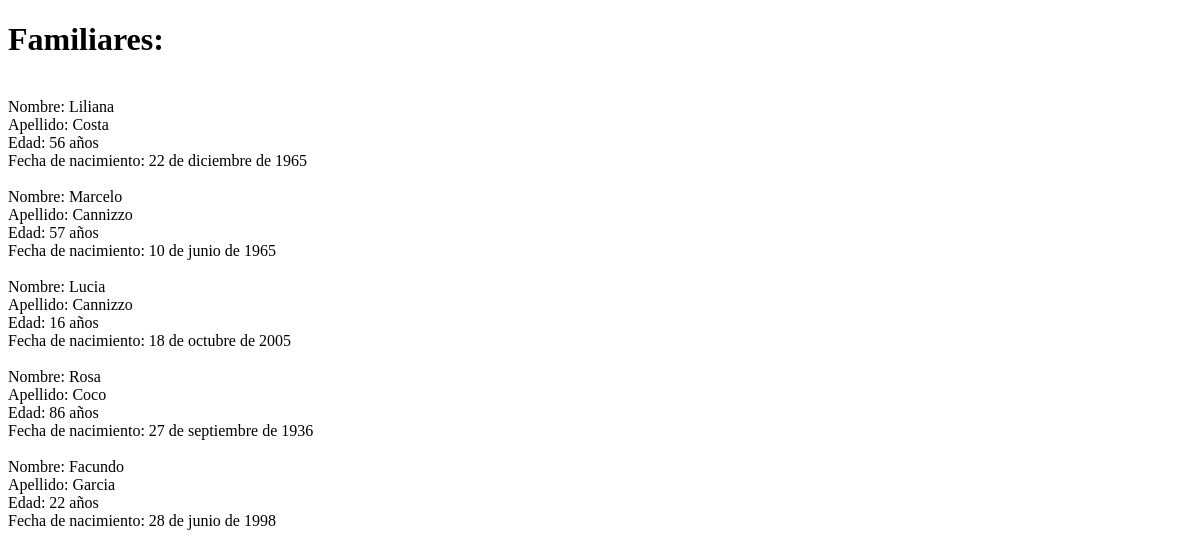
Before: / with the older database file.
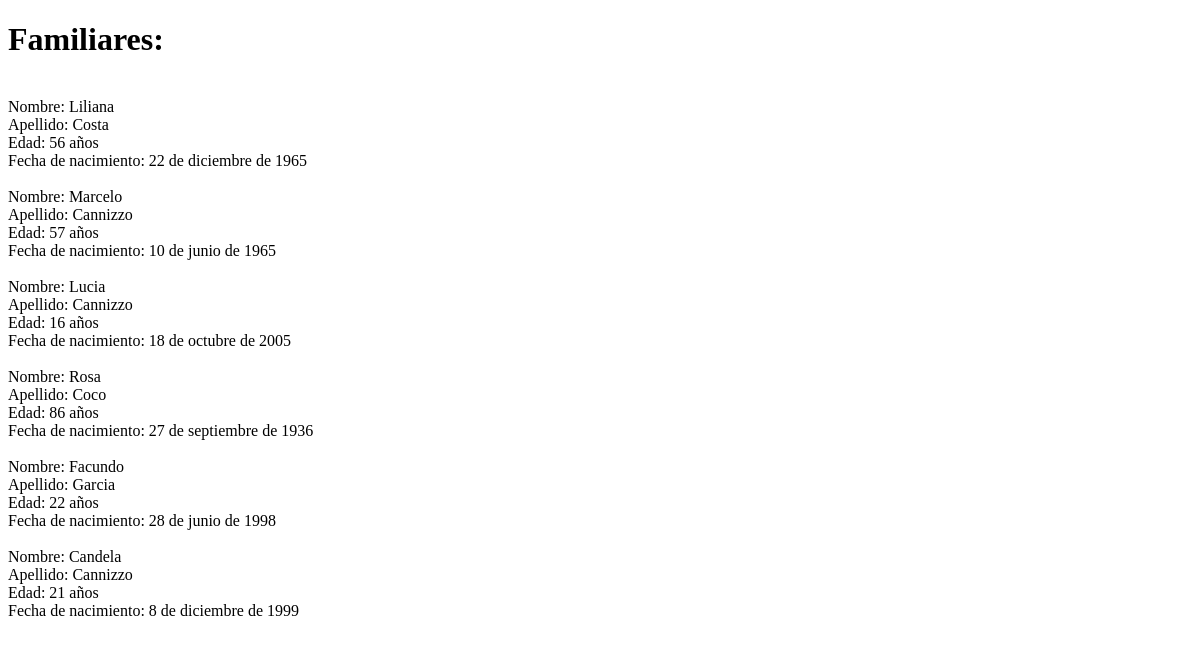
After: the same page with the newer database file.
### EntregaCoderApp/models.py (models this page shows)
class Familiar(models.Model):
    nombre = models.CharField(max_length=30)
    apellido = models.CharField(max_length=30)
    edad = models.IntegerField()
    fecha_nacimiento = models.DateField()

### EntregaCoderApp/views.py (the view)
# urls.py: path('', familia)
def familia(request):
    familiares = Familiar.objects.all()
    print(familiares)
    return render(request, "index.html", {"familia": familiares})

### EntregaCoderApp/templates/EntregaCoderApp/index.html (shortened to what this page needs)
<!DOCTYPE html>
<html lang="en">
<head>
</head>
<body>
    <h1>Familiares:</h1> <br>
    {% for nombre in familia %}
        Nombre: {{nombre.nombre}} <br>
        Apellido: {{nombre.apellido}} <br>
        Edad: {{nombre.edad}} años <br>
        Fecha de nacimiento: {{nombre.fecha_nacimiento}} <br>
        <br>
    {% endfor %}
</body>
</html>

Changed rows visible on the page:
added Familiar: nombre "Candela", apellido "Cannizzo", edad "21", fecha_nacimiento "8 de diciembre de 1999"
